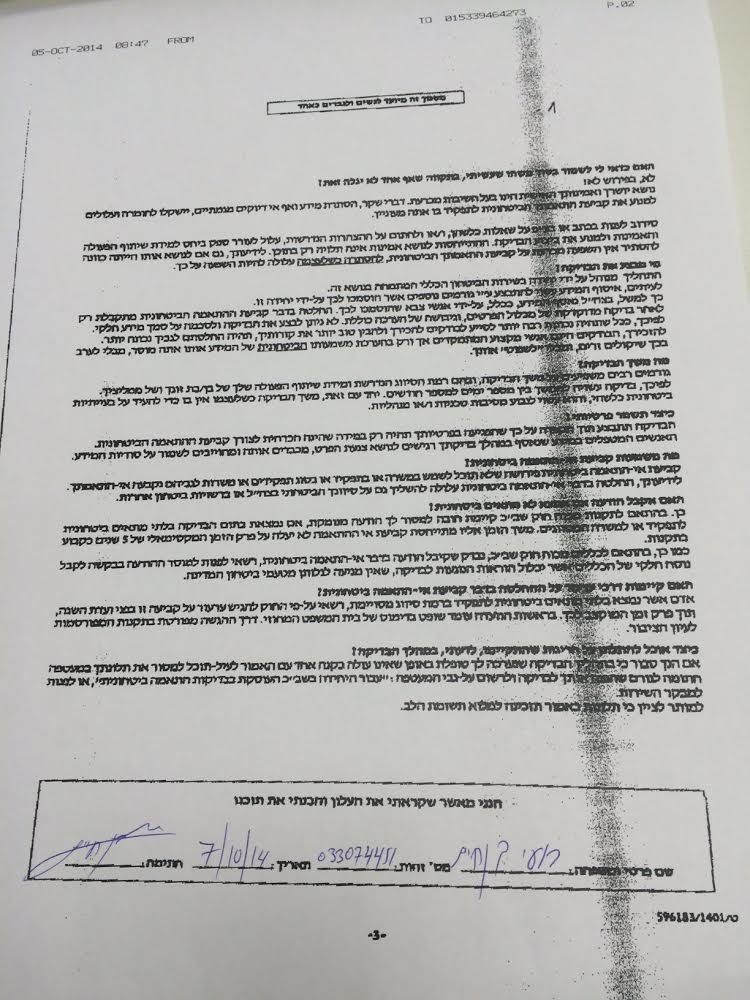
#> input picture sample/הסכמה כללית.jpg, 750 x 1000 px
$ python -i segmented_ocr.py   (imports and definitions only)
#> lines starting #> are read from the running program, lines starting #| are printed output that depends on the picture; after the words box and inside, x2 and y2 are one past the last pixel; in counts of white or black regions, pixels touching at a corner belong together
#> further down, picture is the input picture: PIL image 750x1000 RGB; mean R, G, B 179.7, 179.7, 177.3
from __future__ import annotations

import cv2
import numpy as np
from PIL import Image, ImageEnhance, ImageFilter


PROMPT_A = """BLIND GLYPH-LEVEL HEBREW HANDWRITING READ.

The attached images contain exactly one isolated handwritten unit. You have no document
context, neighboring words or lines, prior OCR candidate, expected entity, or reference answer.

Read from visible blue pen strokes only. Process glyph positions from RIGHT to LEFT.
Do not complete a familiar word, name, place, institution, address, or phrase. Do not repair
spelling. When a glyph is not visually supported, write [?]. A plausible word is not evidence.

Return JSON only:
{
  "transcription": "raw visible glyph sequence",
  "glyphs": [
    {
      "position_rtl": 1,
      "character": "one visible character or [?]",
      "confidence": "high | medium | low",
      "visual_evidence": "brief stroke description"
    }
  ],
  "notes": []
}
"""


PROMPT_B = """FORENSIC, CANDIDATE-BLIND HEBREW GLYPH AUDIT.

Inspect this single isolated handwriting unit without guessing its meaning. No previous reading,
document type, field label, neighboring word or line, known phrase, person, location, or
institution is available to you. Treat each glyph as an unknown pen shape before forming text.

Move RIGHT to LEFT. Preserve punctuation visible in the image. Output [?] for every position
whose strokes do not identify one character. Never choose characters merely because they create
a valid Hebrew word or familiar phrase.

Return JSON only:
{
  "transcription": "strict stroke-grounded sequence",
  "glyphs": [
    {
      "position_rtl": 1,
      "character": "one visible character or [?]",
      "confidence": "high | medium | low",
      "visual_evidence": "brief stroke description"
    }
  ],
  "notes": []
}
"""


def blue_pen_mask(image: Image.Image) -> np.ndarray:
    rgb = np.array(image.convert("RGB")).astype(np.int16)
    red, green, blue = rgb[:, :, 0], rgb[:, :, 1], rgb[:, :, 2]
    return (
        (blue - red >= 24)
        & (blue - green >= 17)
        & (blue <= 245)
    ).astype(np.uint8)
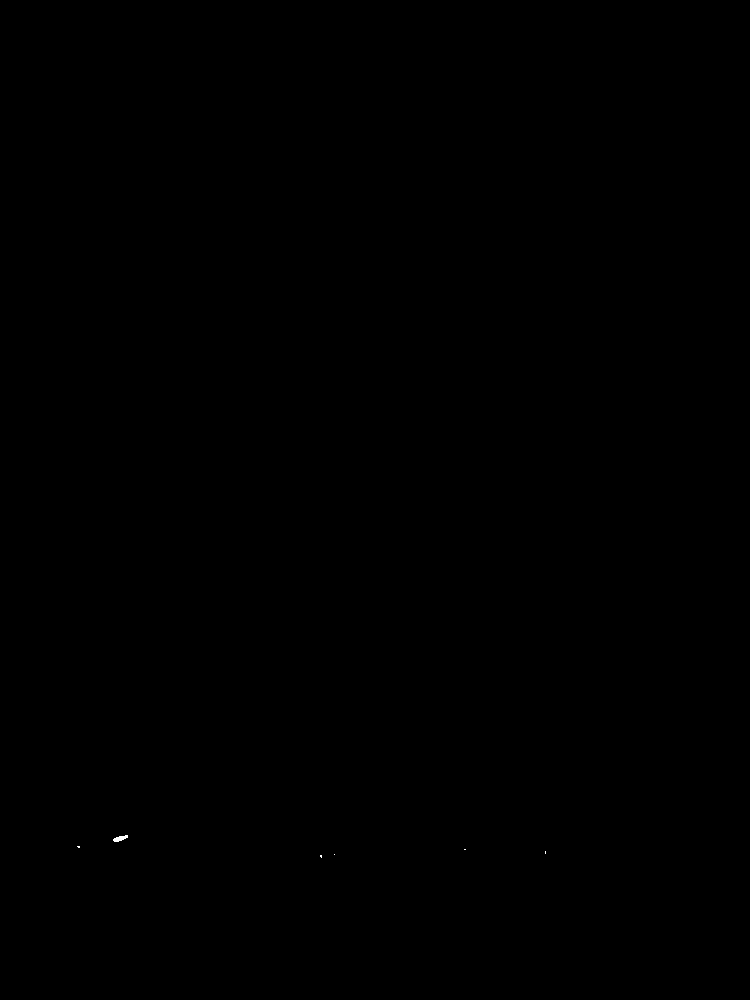
#> returned value: shape (1000, 750); values 0 (black) and 1 (white), 0.01% white; 6 white regions (5 under 20 px), largest, box (x1, y1, x2, y2) and area: (113, 835, 128, 842) 61


def _group_rows(rows: np.ndarray) -> list[int]:
    if not len(rows):
        return []
    groups = [[int(rows[0])]]
    for row in rows[1:]:
        if int(row) <= groups[-1][-1] + 1:
            groups[-1].append(int(row))
        else:
            groups.append([int(row)])
    return [round(sum(group) / len(group)) for group in groups]


def detect_form_baselines(image: Image.Image) -> list[int]:
    gray = np.array(image.convert("L"))
    dark = np.where(gray <= 120, 255, 0).astype(np.uint8)
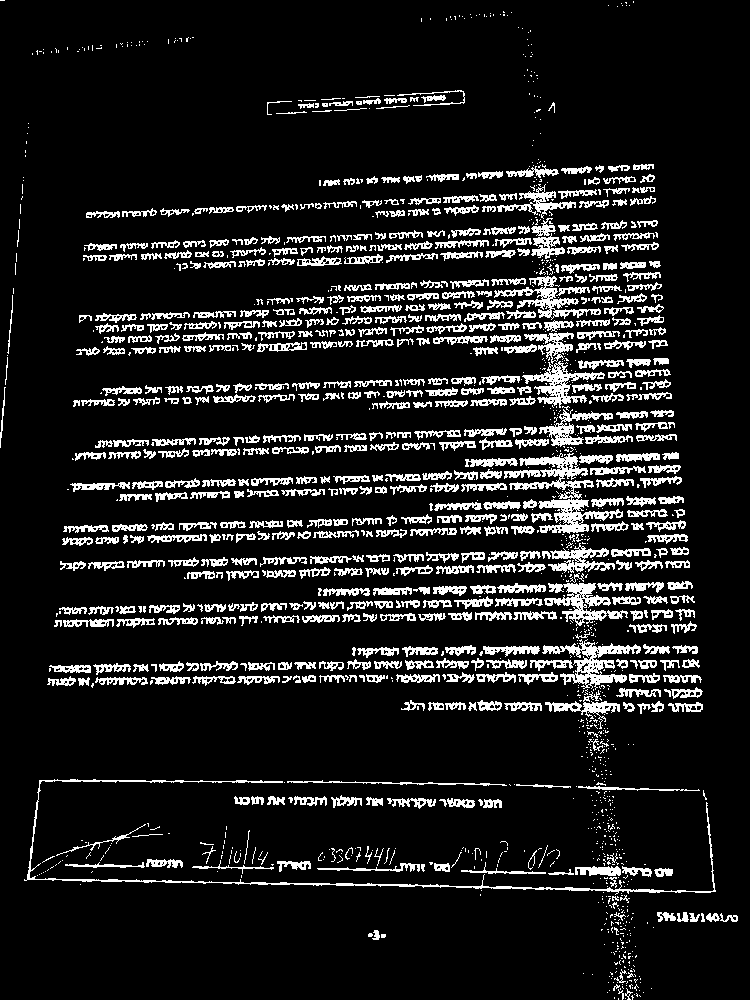
#> dark: shape (1000, 750); 11.6% white in thin lines or dots
    width = image.width
#> width = 750
    horizontal = cv2.morphologyEx(
        dark,
        cv2.MORPH_OPEN,
        cv2.getStructuringElement(cv2.MORPH_RECT, (max(40, width // 3), 1)),
    )
#> horizontal: shape (1000, 750); every value is 0
    strengths = (horizontal > 0).sum(axis=1)
#> strengths = 1000 values from 0 to 0
    return _group_rows(np.flatnonzero(strengths >= width * 0.35))


def segment_handwritten_lines(
    image: Image.Image, expected_lines: int | None = None,
) -> tuple[list[Image.Image], list[dict], np.ndarray]:
    mask = blue_pen_mask(image)
    baselines = detect_form_baselines(image)
#> baselines = []
    if expected_lines is not None and len(baselines) != expected_lines:
        raise ValueError(
            f"Expected {expected_lines} form baselines, detected {len(baselines)}: {baselines}"
        )
    if not baselines:
#> (the run stopped early here; a loop or call above may not have finished)
